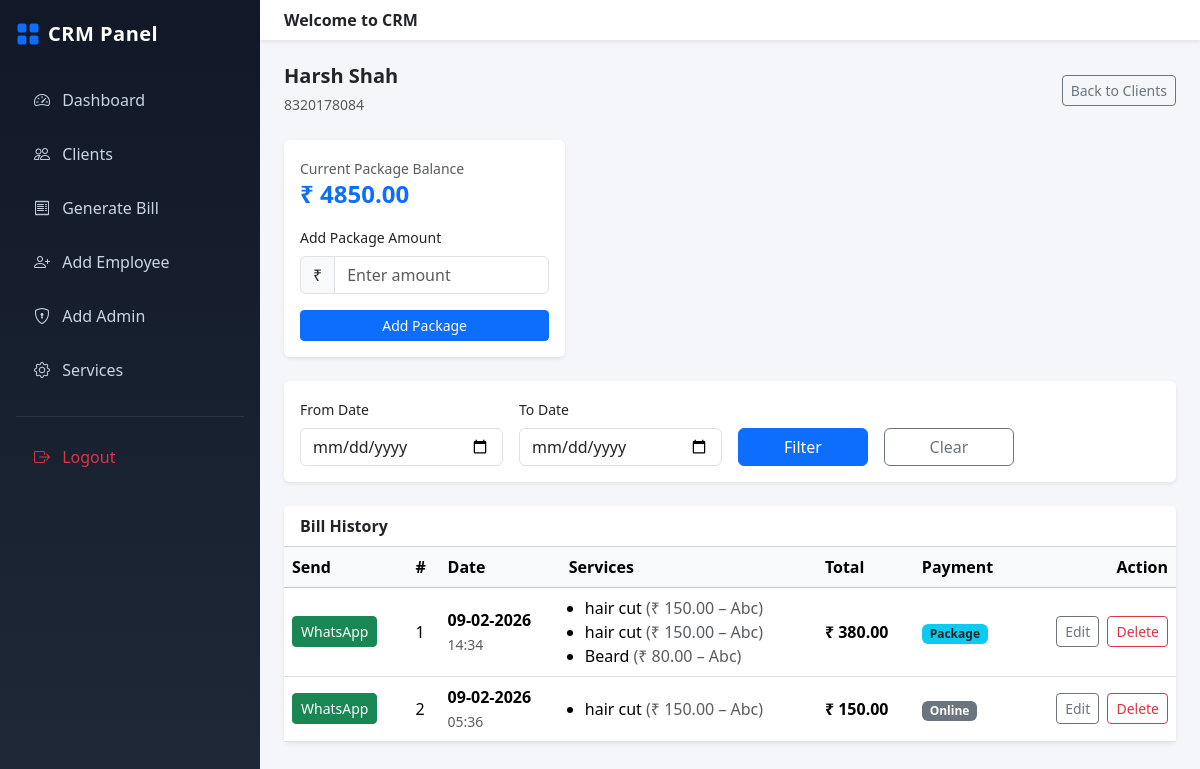
Screenshot of /client/1/ (signed in) with the database file from the repository.
### core/models.py (models this page shows, shortened)
class Customer(models.Model):
    name = models.CharField(max_length=150)
    mobile = models.CharField(max_length=10, unique=True)
    package_amount = models.DecimalField(max_digits=10, decimal_places=2, default=0)

class Bill(models.Model):
    PAYMENT_CHOICES = (
        ('cash', 'Cash'),
        ('online', 'Online'),
        ('package', 'Package'),
    )
    customer = models.ForeignKey(Customer, on_delete=models.CASCADE)
    total_amount = models.DecimalField(max_digits=10, decimal_places=2)
    payment_mode = models.CharField(max_length=20, choices=PAYMENT_CHOICES)
    created_at = models.DateTimeField(auto_now_add=True)

class BillItem(models.Model):
    bill = models.ForeignKey(Bill, related_name='items', on_delete=models.CASCADE)
    service = models.ForeignKey(Service, on_delete=models.CASCADE)
    employee = models.ForeignKey(Employee, on_delete=models.CASCADE)
    price = models.DecimalField(max_digits=10, decimal_places=2)

class Service(models.Model):
    name = models.CharField(max_length=150)
    price = models.DecimalField(max_digits=10, decimal_places=2)
    created_at = models.DateTimeField(auto_now_add=True)

class Employee(models.Model):
    name = models.CharField(max_length=100)
    mobile = models.CharField(max_length=10, unique=True)
    birth_date = models.DateField()
    created_at = models.DateTimeField(auto_now_add=True)

### core/views.py (the view)
# urls.py: path('client/<int:id>/', client_detail, name='client_detail'),
@login_required
def client_detail(request, id):
    customer = get_object_or_404(Customer, id=id)
    bills = Bill.objects.filter(customer=customer).order_by('-created_at')
    for bill in bills:
        message = f"Hello {customer.name},\n\n"
        message += f"🧾 Bill Details\n"
        message += f"📅 Date: {bill.created_at.strftime('%d-%m-%Y %H:%M')}\n\n"
        message += "💇 Services:\n"
        for item in bill.items.all():
            message += f"• {item.service.name} (₹{item.price}) - {item.employee.name}\n"
        message += f"\n💰 Total Amount: ₹{bill.total_amount}\n"
        if bill.payment_mode == 'package':
            payment_text = "Package"
        elif bill.payment_mode == 'cash':
            payment_text = "Cash"
        else:
            payment_text = "Online"
        message += f"💳 Payment Mode: {payment_text}\n"
        message += f"📦 Current Package Balance: ₹{customer.package_amount}\n\n"
        message += "Thank you for visiting 🙏"
        bill.whatsapp_message = urllib.parse.quote(message)
    context = {
        'customer': customer,
        'bills': bills,
    }
    return render(request, 'client_detail.html', context)

### core/templates/client_detail.html (shortened to what this page needs)
{% extends 'base.html' %}
{% block content %}
<div class="d-flex justify-content-between align-items-center mb-4">
    <div>
        <h5 class="fw-semibold mb-1">
            {{ customer.name }}
        </h5>
        <small class="text-muted">
            {{ customer.mobile }}
        </small>
    </div>
    <a href="{% url 'client_list' %}"
       class="btn btn-outline-secondary btn-sm">
        Back to Clients
    </a>
</div>
<div class="row g-4 mb-4">
    <div class="col-lg-4 col-md-6">
        <div class="card shadow-sm border-0 h-100">
            <div class="card-body">
                <div class="mb-3">
                    <small class="text-muted">Current Package Balance</small>
                    <h4 class="fw-bold text-primary mb-0">
                        ₹ {{ customer.package_amount }}
                    </h4>
                </div>
                <form method="POST"
                      action="{% url 'add_package' customer.id %}">
                    <label class="form-label small">
                        Add Package Amount
                    </label>
                    <div class="input-group">
                        <span class="input-group-text">₹</span>
                        <input type="number"
                               step="0.01"
                               name="amount"
                               class="form-control"
                               placeholder="Enter amount"
                               required>
                    </div>
                    <button class="btn btn-primary btn-sm w-100 mt-3">
                        Add Package
                    </button>
                </form>
            </div>
        </div>
    </div>
</div>
<div class="card shadow-sm border-0 mb-4">
    <div class="card-body">
        <form method="GET"
              class="row g-3 align-items-end">
            <div class="col-md-3">
                <label class="form-label small">From Date</label>
                <input type="date"
                       name="from_date"
                       value="{{ from_date }}"
                       class="form-control">
            </div>
            <div class="col-md-3">
                <label class="form-label small">To Date</label>
                <input type="date"
                       name="to_date"
                       value="{{ to_date }}"
                       class="form-control">
            </div>
            <div class="col-md-2">
                <button class="btn btn-primary w-100">
                    Filter
                </button>
            </div>
            <div class="col-md-2">
                <a href="{% url 'client_detail' customer.id %}"
                   class="btn btn-outline-secondary w-100">
                    Clear
                </a>
            </div>
        </form>
    </div>
</div>
<div class="card shadow-sm border-0">
    <div class="card-header bg-white fw-semibold">
        Bill History
    </div>
    <div class="table-responsive">
        <table class="table align-middle mb-0">
            <thead class="table-light">
                <tr>
                    <th>Send</th>
                    <th>#</th>
                    <th>Date</th>
                    <th>Services</th>
                    <th>Total</th>
                    <th>Payment</th>
                    <th class="text-end">Action</th>
                </tr>
            </thead>
            <tbody>
            {% for bill in bills %}
            <tr>
                <td>
<a href="https://wa.me/91{{ customer.mobile }}?text={{ bill.whatsapp_message }}"
   target="_blank"
   class="btn btn-sm btn-success">
   WhatsApp
</a>
</td>
                <td>{{ forloop.counter }}</td>
                <td>
                    <div class="fw-semibold">
                        {{ bill.created_at|date:"d-m-Y" }}
                    </div>
                    <small class="text-muted">
                        {{ bill.created_at|date:"H:i" }}
                    </small>
                </td>
                <td>
                    <ul class="mb-0 ps-3">
                        {% for item in bill.items.all %}
                        <li>
                            {{ item.service.name }}
                            <span class="text-muted">
                                (₹ {{ item.price }} – {{ item.employee.name }})
                            </span>
                        </li>
                        {% endfor %}
                    </ul>
                </td>
                <td class="fw-semibold">
                    ₹ {{ bill.total_amount }}
                </td>
                <td>
                    {% if bill.payment_mode == 'package' %}
                        <span class="badge bg-info text-dark">
                            Package
                        </span>
                    {% elif bill.payment_mode == 'cash' %}
                        <span class="badge bg-success">
                            Cash
                        </span>
                    {% else %}
                        <span class="badge bg-secondary">
                            Online
                        </span>
                    {% endif %}
                </td>
                <td class="text-end">
                    <a href="{% url 'edit_bill' bill.id %}"
                       class="btn btn-sm btn-outline-secondary me-1">
                        Edit
                    </a>
                    <form action="{% url 'delete_bill' bill.id %}"
                          method="POST"
                          class="d-inline"
                          onsubmit="return confirm('Delete this bill?');">
                        <button class="btn btn-sm btn-outline-danger">
                            Delete
                        </button>
                    </form>
                </td>
            </tr>
            {% endfor %}
            </tbody>
        </table>
    </div>
</div>
{% endblock %}

### core/templates/base.html (shortened to what this page needs)
<!DOCTYPE html>
<html lang="en">
<head>
    <link href="https://cdn.jsdelivr.net/npm/bootstrap@5.3.2/dist/css/bootstrap.min.css" rel="stylesheet">
    <link href="https://cdn.jsdelivr.net/npm/bootstrap-icons@1.11.1/font/bootstrap-icons.css" rel="stylesheet">
</head>
<body>
<div class="d-flex">
    <aside id="sidebar" class="sidebar p-3">
        <div class="d-flex align-items-center mb-4">
            <i class="bi bi-grid-fill text-primary fs-4 me-2"></i>
            <span class="brand text-white">CRM Panel</span>
        </div>
        <ul class="nav flex-column">
            <li>
                <a href="/dashboard/"
   class="nav-link {% if request.path == '/dashboard/' %}active{% endif %}">
    <i class="bi bi-speedometer2 me-2"></i> Dashboard
</a>
            </li>
            <li>
                <a href="/clients/"
   class="nav-link {% if request.path == '/clients/' %}active{% endif %}">
    <i class="bi bi-people me-2"></i> Clients
</a>
            </li>
            <li>
                <a href="/generate-bill/"
   class="nav-link {% if request.path == '/generate-bill/' %}active{% endif %}">
    <i class="bi bi-receipt me-2"></i> Generate Bill
</a>
            </li>
            <li>
                <a href="/add-employee/"
   class="nav-link {% if request.path == '/add-employee/' %}active{% endif %}">
    <i class="bi bi-person-plus me-2"></i> Add Employee
</a>
            </li>
            <li>
                <a href="/add-admin/"
   class="nav-link {% if '/add-admin/' in request.path or '/edit-admin/' in request.path %}active{% endif %}">
    <i class="bi bi-shield-lock me-2"></i> Add Admin
</a>
            </li>
            <li>
    <a href="/service/"
       class="nav-link {% if '/service/' in request.path %}active{% endif %}">
        <i class="bi bi-gear me-2"></i> Services
    </a>
</li>
            <hr class="text-secondary my-3">
            <li>
                <a href="/logout/" class="nav-link text-danger">
    <i class="bi bi-box-arrow-right me-2"></i> Logout
</a>
            </li>
        </ul>
    </aside>
    <div class="flex-grow-1">
        <nav class="navbar navbar-light bg-white shadow-sm px-3">
            <span class="ms-2 fw-semibold">Welcome to CRM</span>
        </nav>
        <main class="p-4">
            {% block content %}{% endblock %}
        </main>
    </div>
</div>
</body>
</html>

### core/templates/base.html (style rules this page uses)
body { background-color: #f4f6f9; }
.sidebar { width: 260px; min-height: 100vh; background: linear-gradient(180deg, #111827, #1f2937); }
.sidebar .nav-link { color: #cbd5e1; padding: 12px 18px; border-radius: 10px; margin-bottom: 6px; transition: all 0.2s ease; font-weight: 500; }
.brand { font-weight: 700; font-size: 20px; letter-spacing: 0.5px; }

### rows the page displays
Customer: name "Harsh Shah", mobile "8320178084", package_amount "4850.00"
Bill: created_at "09-02-2026", created_at "14:34", total_amount "380.00", payment_mode "Package"
BillItem: service.name "hair cut", price "150.00", employee.name "Abc"
BillItem: service.name "hair cut", price "150.00", employee.name "Abc"
BillItem: service.name "Beard", price "80.00", employee.name "Abc"
Bill: created_at "09-02-2026", created_at "05:36", total_amount "150.00", payment_mode "Online"
BillItem: service.name "hair cut", price "150.00", employee.name "Abc"
